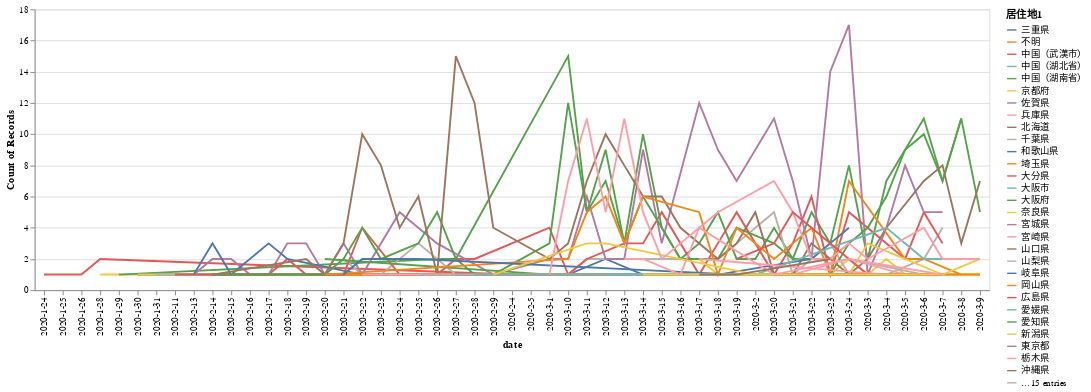

Here is the notebook cell this chart was saved with:
### Code cell
alt.Chart(df).mark_line().encode(
    alt.X("date"),
    y='count()',
    color='居住地1'
)

### Figure 1 — Vega-Lite specification as saved in the notebook (floating-point values rounded to 4 significant figures; data arrays with more than 128 entries replaced by an {"elided": "..."} marker saying what was removed)
{"config": {"view": {"continuousWidth": 400, "continuousHeight": 300}}, "data": {"name": "data-d0b4bdc3f7cbfb794bc832502f289a14"}, "mark": "line", "encoding": {"color": {"type": "nominal", "field": "居住地1"}, "x": {"type": "nominal", "field": "date"}, "y": {"type": "quantitative", "aggregate": "count"}}, "$schema": "https://vega.github.io/schema/vega-lite/v4.0.2.json", "datasets": {"data-d0b4bdc3f7cbfb794bc832502f289a14": {"elided": "1035 records"}}}
